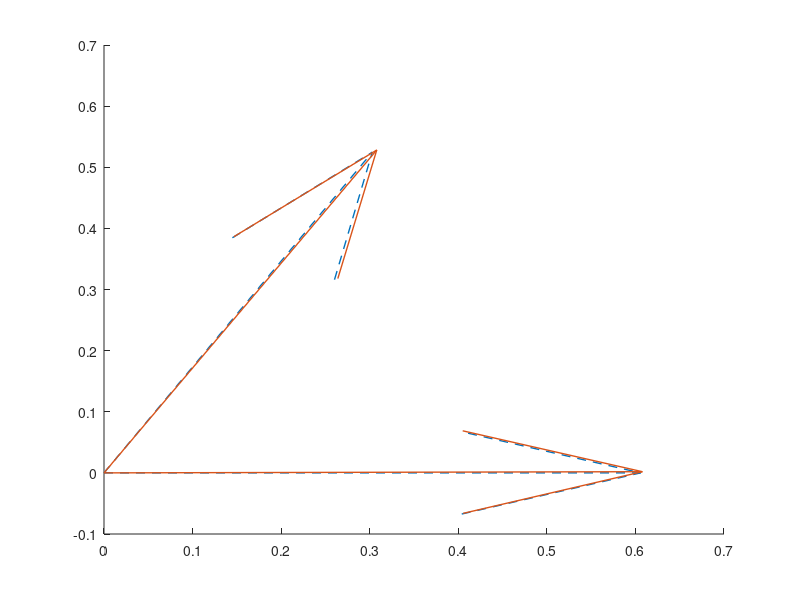

Write the MATLAB code that produced this figure.
clear; clc

%% 探究重根情况下的元素极限和特征值极限

coeff =5;
nb_Loop =100;
P = [1,0;0,1];
% P = [1,0.4;0.4,1];
SNR =2;
sigma2 = 10.^(-SNR/10);
N = 40* coeff ;
T  = 80* coeff;
c = N/T;
theta_true = [0,pi/3];
k = length(theta_true);
clear i
a = @(theta) exp(1i*theta*(0:N-1)')/sqrt(N);
A = [];
for tmp_index=1:length(theta_true)
    A = [A a(theta_true(tmp_index))];
end

EigenValue_Result = complex(zeros(k,nb_Loop),zeros(k,nb_Loop));
EigenValue_Result2 = complex(zeros(k,nb_Loop),zeros(k,nb_Loop));

% 求解g1 g2
[U_P,eigs_P] = eig(P,'vector');
[eigs_P, index] = sort(eigs_P,'descend');
B = U_P(:, index);
eigs_P = eigs_P(1:k);
g1 = (1- c * (eigs_P(1)/sigma2)^(-2))/(1 + c * (eigs_P(1)/sigma2)^(-1));
g2 = (1- c * (eigs_P(2)/sigma2)^(-2))/(1 + c * (eigs_P(2)/sigma2)^(-1));

Phi1_Res = zeros(nb_Loop,k,k);
Phi2_Res = zeros(nb_Loop,k,k);

Det_Res = zeros(nb_Loop,1);
Tr_Res = zeros(nb_Loop,1);
Det_Res_R = zeros(nb_Loop,1);
Tr_Res_R = zeros(nb_Loop,1);
Test_1 = zeros(nb_Loop,1);
Test_2 = zeros(nb_Loop,1);
for jj = 1 : nb_Loop
    jj
    S = sqrtm(P)*sqrt(1/2) *(randn(k,T) + 1i *randn(k,T));
    Z = sqrt(sigma2/2) * (randn(N,T) + 1i* randn(N,T));
    X = A*S + Z;
    SCM = X*(X')/T;
    [U,eigs_SCM] = eig(SCM,'vector');
    [eigs_SCM, index] = sort(eigs_SCM,'descend');
    U = U(:, index);
    U_S = U(:,1:k);

    J_tmp = eye(N);
    n = N-1;
    J1 = J_tmp(1:n,:);
    J2 = J_tmp(2:n+1,:);
    Phi1 = (U_S' * J1' * J1 * U_S) ;
    Phi1_Res(jj,:,:) = Phi1;
%     Test_Phi1 = (A' * J1' * J1 * A) 
    Phi2 = (U_S' * J1' * J2 * U_S);
    Phi2_Res(jj,:,:) = Phi2;
%     Test_Phi2 = (A' * J1' * J2 * A) 

    Phi =  Phi2;                  % 传统ESPRIT方法
    [U,eigs_Phi] = eig(Phi,'vector');
    [~, index] = sort(angle(eigs_Phi),'ascend');
    eigs_Phi = eigs_Phi(index);
    EigenValue_Result(:,jj) = eigs_Phi;


    Det_Res(jj) = det(Phi2);
    Tr_Res(jj)  = trace(Phi2);

    Det_Res_R(jj) = det(Phi2)/(g1*g2);
    Tr_Res_R(jj)  = Phi2(1,1)/g1 + Phi2(2,2)/g2;
    % 修正参数 （ESPRIT-Modified）
%     Pra1 = [1/g1 1/sqrt(g1*g2);1/sqrt(g1*g2) 1/g2 ];
%     Phi2_test = Phi2 .* Pra1; 
%     Phi =  inv(Phi1)*Phi2_test;
%     [U,eigs_Phi] = eig(Phi,'vector');
%     [~, index] = sort(angle(eigs_Phi),'ascend');
%     eigs_Phi = eigs_Phi(index);
%     EigenValue_Result2(:,jj) = eigs_Phi;

    [U_APA,eigs_APA] = eig((A*sqrtm(P))*(A*sqrtm(P))','vector');
    [eigs_APA, index] = sort(eigs_APA,'descend');
    U_APA = U_APA(:, index);
    eigs_APA(1:k);

% 
    u1 = U_APA(:,1);
    u2 = U_APA(:,2);
    
    pinv(A) * U_APA(:,1:2);
    u1_hat = U_S(:,1);
    u2_hat = U_S(:,2);
% 
%     u1_hat' * J1' *J2 * u1_hat
%     u1' * J1' *J2 * u1*g1
% 
%     u2_hat' * J1' *J2 * u2_hat
%     u2' * J1' *J2 * u2*g2
% 
%     u1_hat' * J1' *J2 * u1_hat +  u2_hat' * J1' *J2 * u2_hat
%     u1' * J1' *J2 * u1*g1 + u2' * J1' *J2 * u2*g2
%     disp('--------')
% 
    Test_1(jj) = u1_hat' * J1' *J2 * u1_hat * u2_hat' * J1' *J2 * u2_hat;
%     u1' * J1' *J2 * u1 * u2' * J1' *J2 * u2 *g1 * g2
%     
    Test_2(jj) = u1_hat' * J1' *J2 * u2_hat * u2_hat' * J1' *J2 * u1_hat;
%     u1' * J1' *J2 * u2 * u2' * J1' *J2 * u1 *g1 * g2
% %     
%     u1_hat' * J1' *J2 * u1_hat * u2_hat' * J1' *J2 * u2_hat - u1_hat' * J1' *J2 * u2_hat * u2_hat' * J1' *J2 * u1_hat
%     u1' * J1' *J2 * u1 * u2' * J1' *J2 * u2 *g1 * g2 -u1' * J1' *J2 * u2 * u2' * J1' *J2 * u1 *g1 * g2
%     disp('--------')
%     g1*g2 *det(U_APA(:,1:2)'*J1'*J2*U_APA(:,1:2));
%     g1*g2 *det(A'*J1'*J2*A);
%     g1*g2 * (n/N)^2 * exp(1i*theta_true(1)) * exp(1i*theta_true(2));


end
%     Phi =  inv(Phi1)*Phi2;                  % 传统ESPRIT方法
%     Phi =  Phi2; 
%     [U,eigs_Phi] = eig(Phi,'vector');
%     [~, index] = sort(angle(eigs_Phi),'ascend');
%     eigs_Phi = eigs_Phi(index);
%     EigenValue_Result(:,jj) = eigs_Phi;
% Phi1
% Phi2
% % 
% % 
Phi1_Res_E = squeeze(mean(Phi1_Res,1)) 
Phi2_Res_E = squeeze(mean(Phi2_Res,1))


trace(Phi2_Res_E)
det(Phi2_Res_E)

Tr_Res_E   = mean(Tr_Res)
Det_Res_E  = mean(Det_Res)

Det_Res_R_E = mean(Det_Res_R)
Tr_Res_R_E  = mean(Tr_Res_R)

Test_1_E    =mean(Test_1)
Test_2_E    =mean(Test_2)

%     Test_1(jj) = u1_hat' * J1' *J2 * u1_hat * u2_hat' * J1' *J2 * u2_hat;
    u1' * J1' *J2 * u1 * u2' * J1' *J2 * u2 *g1 * g2
%     
%     Test_2(jj) = u1_hat' * J1' *J2 * u2_hat * u2_hat' * J1' *J2 * u1_hat
    u1' * J1' *J2 * u2 * u2' * J1' *J2 * u1 *g1 * g2
% %     
% angle(eig(Phi2_Res_E))
% ！！特征值的极限的期望和期望的特征值 不等----
%     期望的行列式 和行列式的期望     不等
% trace(Phi2_Res_E)
% det(Phi2_Res_E)

% n/N*(exp(1i*theta_true(1)) + exp(1i*theta_true(2)))
% n/N*exp(1i*theta_true(1)) *n/N*exp(1i*theta_true(2))
% 
% n/N*(g1*exp(1i*theta_true(1))+g2*exp(1i*theta_true(2)))
% g1*n/N*exp(1i*theta_true(1)) *g2*n/N*exp(1i*theta_true(2))
% % 
% 
% % q = squeeze(mean(Phi2_Res,1))
% % 
% % angle(eig(Phi2_Res_E))
% % 
EigenValue_Result_E = mean(EigenValue_Result,2)
angle((EigenValue_Result_E))
% g1*n/N*exp(1i*theta_true(1))
% g2*n/N*exp(1i*theta_true(2))
% % EigPhi2 = eig(inv(Phi1_Res_E)*Phi2_Res_E)
% % AnglePhi2 = angle(EigPhi2)% 这个不等 好好研究下
% 
% theta_true
% g1*(n/N) * exp(1i*theta_true(1))
% g1*(n/N) * exp(1i*theta_true(2))   % 好像是旋转的缘故 多了一个指数系数


figure;
hold on ;

quiver(0,0,real(g1*(n/N)*exp(1i*theta_true(1))),imag(g1*(n/N)*exp(1i*theta_true(1))),0,'LineWidth',1,'Color','#0072BD','LineStyle','--');
quiver(0,0,real(g1*(n/N)*exp(1i*theta_true(2))),imag(g1*(n/N)*exp(1i*theta_true(2))),0,'LineWidth',1,'Color','#0072BD','LineStyle','--');

quiver(0,0,real(EigenValue_Result_E(1)),imag(EigenValue_Result_E(1)),0,'LineWidth',1,'Color',	'#D95319','LineStyle','-');
quiver(0,0,real(EigenValue_Result_E(2)),imag(EigenValue_Result_E(2)),0,'LineWidth',1,'Color',	'#D95319','LineStyle','-');
% 特征值的渐进值(传统ESPRIT)
% 
% [U_APA,eigs_APA] = eig((A*sqrtm(P))*(A*sqrtm(P))','vector');
% [eigs_APA, index] = sort(eigs_APA,'descend');
% U_APA = U_APA(:, index);
% [U_P,eigs_P] = eig(P,'vector');
% [eigs_P, index] = sort(eigs_P,'descend');
% B = U_P(:, index);
% eigs_P = eigs_P(1:k)
% 
% u1 = U_APA(:,1);
% u2 = U_APA(:,2);
% Alpha1 = g1  *  u1'*J1'*J2*u1 + g2 * u2'*J1'*J2*u2;
% Alpha2 = g1  *  g2 *(n/N).^2 * exp(1i * theta_true(1)) * exp(1i * theta_true(2));
% Delta = Alpha1^2 - 4 * Alpha2;
% lameda1_limit = (Alpha1 + sqrt(Delta))/2;
% lameda2_limit = (Alpha1 - sqrt(Delta))/2;
% 
% 
% % 特征值的渐进值(ESPRIT-modified)
% lameda1_modify_limit = (n/N) * exp(1i * theta_true(1));
% lameda2_modify_limit = (n/N) * exp(1i * theta_true(2));
% 
% % ESPRIT 的emprical eigenvalue E
% EigenValue_E = mean(EigenValue_Result,2).';
% 
% % ESPRIT-modified 的emprical eigenvalue E
% EigenValue_E2 = mean(EigenValue_Result2,2).';





% figure;
% hold on ;
% 
% quiver(0,0,real(lameda1_limit),imag(lameda1_limit),0,'LineWidth',1,'Color','#0072BD','LineStyle','--');
% quiver(0,0,real(lameda2_limit),imag(lameda2_limit),0,'LineWidth',1,'Color','#0072BD','LineStyle','--');
% 
% quiver(0,0,real(EigenValue_E(1)),imag(EigenValue_E(1)),0,'LineWidth',1,'Color',	'#D95319','LineStyle','-');
% quiver(0,0,real(EigenValue_E(2)),imag(EigenValue_E(2)),0,'LineWidth',1,'Color',	'#D95319','LineStyle','-');
% 
% quiver(0,0,real(EigenValue_E2(1)),imag(EigenValue_E2(1)),0,'LineWidth',1,'Color','#EDB120','LineStyle','-');
% quiver(0,0,real(EigenValue_E2(2)),imag(EigenValue_E2(2)),0,'LineWidth',1,'Color','#EDB120','LineStyle','-');
% 
% quiver(0,0,real(lameda1_modify_limit),imag(lameda1_modify_limit),0,'LineWidth',1,'Color',	'#77AC30','LineStyle','--');
% quiver(0,0,real(lameda2_modify_limit),imag(lameda2_modify_limit),0,'LineWidth',1,'Color',	'#77AC30','LineStyle','--');
% axis equal
% legend('$\overline{\lambda}_{1}$(theory-ESPRIT)','$\overline{\lambda}_{2}$(theory-ESPRIT)',...
%     '$\overline{\lambda}_{1}$(Empirical-ESPRIT)','$\overline{\lambda}_{2}$(Empirical-ESPRIT)',...
%     '$\overline{\lambda}_{1}$(theory-GESPRIT)','$\overline{\lambda}_{2}$(theory-GESPRIT)',...
%     '$\overline{\lambda}_{1}$(Empirical-GESPRIT)','$\overline{\lambda}_{2}$(Empirical-GESPRIT)',...
%     'interpreter','latex');
% 















% 
% [U_APA,eigs_APA] = eig((A*sqrtm(P))*(A*sqrtm(P))','vector');
% [eigs_APA, index] = sort(eigs_APA,'descend');
% U_APA = U_APA(:, index);
% eigs_APA(1:k);
% [U_P,eigs_P] = eig(P,'vector');
% [eigs_P, index] = sort(eigs_P,'descend');
% B = U_P(:, index);
% eigs_P = eigs_P(1:k)
% 
% g1 = (1- c * (eigs_P(1)/sigma2)^(-2))/(1 + c * (eigs_P(1)/sigma2)^(-1));
% g2 = (1- c * (eigs_P(2)/sigma2)^(-2))/(1 + c * (eigs_P(2)/sigma2)^(-1));
% 
% u1 = U_APA(:,1);
% u2 = U_APA(:,2);
% 
% u1_hat = U_S(:,1);
% u2_hat = U_S(:,2);
% 
% u1_hat' * J1' *J2 * u1_hat;
% u1' * J1' *J2 * u1 * g1;
% 1/2 * (n/N *exp(1i*theta_true(1)) +n/N *exp(1i*theta_true(2))) * g1;
% 
% u1_hat' * J1' *J2 * u1_hat * u2_hat' * J1' *J2 * u2_hat;
% u1' * J1' *J2 * u1 * u2' * J1' *J2 * u2 *g1 * g2;
% 
% u1_hat' * J1' *J2 * u2_hat * u2_hat' * J1' *J2 * u1_hat;
% u1' * J1' *J2 * u2 * u2' * J1' *J2 * u1 *g1 * g2;;
% 
% u1_hat' * J1' *J2 * u1_hat * u2_hat' * J1' *J2 * u2_hat - u1_hat' * J1' *J2 * u2_hat * u2_hat' * J1' *J2 * u1_hat;
% u1' * J1' *J2 * u1 * u2' * J1' *J2 * u2 *g1 * g2 -u1' * J1' *J2 * u2 * u2' * J1' *J2 * u1 *g1 * g2;
% g1*g2 *det(U_APA(:,1:2)'*J1'*J2*U_APA(:,1:2));
% g1*g2 *det(A'*J1'*J2*A);
% g1*g2 * (n/N)^2 * exp(1i*theta_true(1)) * exp(1i*theta_true(2));
% Alpha1 = (g1*B(1,1)^2 + g2*B(2,1)^2)*n/N*exp(1i*theta_true(1))+(g1*B(1,2)^2+g2*B(2,2)^2)*n/N*exp(i*theta_true(2));
% 
% (g1*g2*u1'*J1'*J2*u1*u2'*J1'*J2*u2 - g1*g2* u1'*J1'*J2*u2*u2'*J1'*J2*u1);;
% Alpha2 = g1*g2*(n/N)^2 * exp(1i*theta_true(1)) * exp(1i*theta_true(2));
% 
% Delta = Alpha1^2 - 4 * Alpha2;
% 
% EigenValue_E = mean(EigenValue_Result,2)
% lameda1 = (Alpha1 + sqrt(Delta))/2
% lameda2 = (Alpha1 - sqrt(Delta))/2
% 
% 
% Guesslameda1 = (g1*B(1,1)^2 + g2*B(2,1)^2)*n/N*exp(1i*theta_true(1))
% Guesslameda2 =  (g1*B(1,2)^2+g2*B(2,2)^2)*n/N*exp(1i*theta_true(2))
% 
%     figure;
%     hold on ;
% %     quiver(0,0,real(Alpha1)/2,imag(Alpha1)/2,0,'LineWidth',1,'Color','r','DisplayName','Alpha1');
% %     quiver(0,0,real(sqrt(Delta))/2,imag(sqrt(Delta))/2,0,'LineWidth',1,'Color','r','DisplayName','Sqrt(Delta)');
% 
%     quiver(0,0,real(lameda1),imag(lameda1),0,'LineWidth',1,'Color','b','LineStyle','-');
%     quiver(0,0,real(lameda2),imag(lameda2),0,'LineWidth',1,'Color','b','LineStyle','-');
% 
%     quiver(0,0,real(EigenValue_E(1)),imag(EigenValue_E(1)),0,'LineWidth',1,'Color','r','LineStyle','-');
%     quiver(0,0,real(EigenValue_E(2)),imag(EigenValue_E(2)),0,'LineWidth',1,'Color','r','LineStyle','-');
% 
%     quiver(0,0,real(Guesslameda1),imag(Guesslameda1),0,'LineWidth',1,'Color','g','LineStyle','--');
%     quiver(0,0,real(Guesslameda2),imag(Guesslameda2),0,'LineWidth',1,'Color','g','LineStyle','--');
% 
%     axis equal
%     legend('$\overline{\lambda}_{1}$(true)','$\overline{\lambda}_{2}(true)$',...
%     '$E[{\lambda}_{1}]$','$E[{\lambda}_{2}]$',...
%     '$\overline{\lambda}_{1}$(Guess)','$\overline{\lambda}_{2}$(Guess)',...
%     'interpreter','latex');
% 





